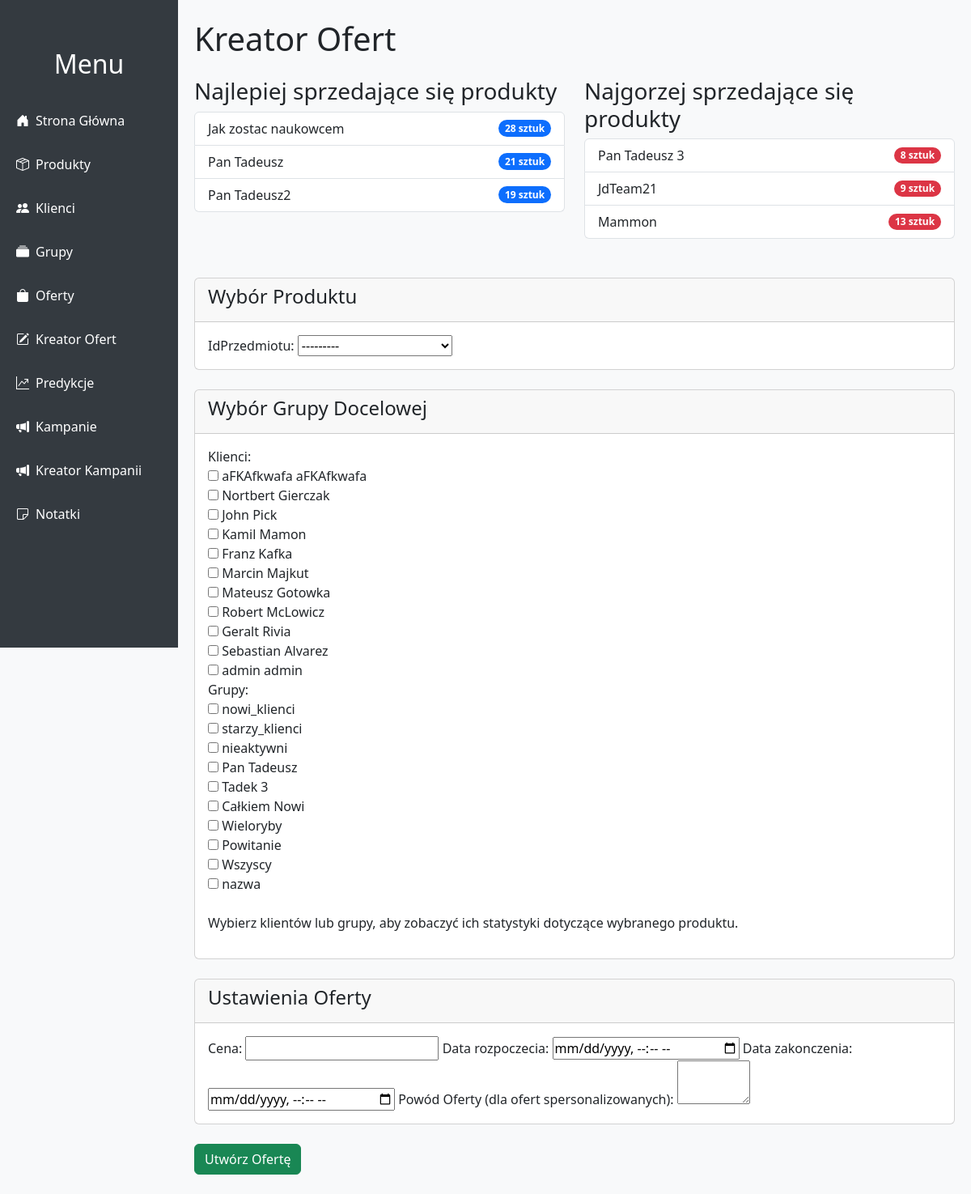
The page /kreator_ofert/ on the database its author committed.
### DjangoProject/models.py (models this page shows)
class Produkt(models.Model):
    id = models.AutoField(primary_key=True)
    nazwa = models.CharField(max_length=255)
    cena = models.DecimalField(max_digits=10, decimal_places=2)
    opis = models.TextField()
    producent = models.CharField(max_length=255)
    sciezka_do_zdjecia = models.CharField(max_length=255)
    def __str__(self):
        return self.nazwa

### DjangoProject/views.py (the view)
# urls.py: path('kreator_ofert/', views.kreator_ofert, name='kreator_ofert'),
def kreator_ofert(request):
    top_best_sellers = PozycjaZamowienia.objects.values('produkt__nazwa') \
                           .annotate(total_sztuk=Sum('ilosc')) \
                           .order_by('-total_sztuk')[:3]
    top_worst_sellers = PozycjaZamowienia.objects.values('produkt__nazwa') \
                            .annotate(total_sztuk=Sum('ilosc')) \
                            .order_by('total_sztuk')[:3]
    if request.method == 'POST':
        form = KreatorOfertaForm(request.POST)
        if form.is_valid():
            oferta = form.save(commit=False)
            oferta.save()
            for klient in form.cleaned_data['klienci']:
                oferta_spersonalizowana = OfertaSpersonalizowana(
                    idPrzedmiotu=oferta.idPrzedmiotu,
                    data_rozpoczecia=oferta.data_rozpoczecia,
                    data_zakonczenia=oferta.data_zakonczenia,
                    cena=oferta.cena,
                    idKlienta=klient,
                    powod=form.cleaned_data['powod']
                )
                oferta_spersonalizowana.save()
            for grupa in form.cleaned_data['grupy']:
                historia_ofert_grupowych = HistoriaOfertGrupowych(
                    przedmiot=oferta.idPrzedmiotu,
                    data_rozpoczecia=oferta.data_rozpoczecia,
                    data_zakonczenia=oferta.data_zakonczenia,
                    kwota=oferta.cena,
                    grupa=grupa
                )
                historia_ofert_grupowych.save()
            return redirect('oferty')  # Przekierowanie po utworzeniu oferty
    else:
        form = KreatorOfertaForm()
    context = {
        'top_best_sellers': top_best_sellers,
        'top_worst_sellers': top_worst_sellers,
        'form': form,
    }
    return render(request, 'kreator_ofert.html', context)

### DjangoProject/forms.py
class KreatorOfertaForm(forms.ModelForm):
    klienci = forms.ModelMultipleChoiceField(
        queryset=Klient.objects.all(),
        required=False,
        widget=forms.CheckboxSelectMultiple,
        label="Klienci"
    )
    grupy = forms.ModelMultipleChoiceField(
        queryset=Grupa.objects.all(),
        required=False,
        widget=forms.CheckboxSelectMultiple,
        label="Grupy"
    )
    powod = forms.CharField(
        max_length=255,
        required=False,
        widget=forms.Textarea(attrs={'rows': 2}),
        label="Powód Oferty (dla ofert spersonalizowanych)"
    )
    class Meta:
        model = Oferta
        fields = ['idPrzedmiotu', 'cena', 'data_rozpoczecia', 'data_zakonczenia']
        widgets = {
            'data_rozpoczecia': forms.DateTimeInput(attrs={'type': 'datetime-local'}),
            'data_zakonczenia': forms.DateTimeInput(attrs={'type': 'datetime-local'}),
        }

### DjangoProject/models.py (called while the page is built)
    def __str__(self):
        return f"{self.imie} {self.nazwisko}"

    def __str__(self):
        return self.get_nazwa_display() if self.is_predefined else self.nazwa

### templates/kreator_ofert.html (shortened to what this page needs)
{% extends 'base.html' %}
{% block content %}
<h1 class="mb-4">Kreator Ofert</h1>
<div class="row mb-5">
    <div class="col-md-6">
        <h3>Najlepiej sprzedające się produkty</h3>
        <ul class="list-group">
            {% for produkt in top_best_sellers %}
                <li class="list-group-item d-flex justify-content-between align-items-center">
                    {{ produkt.produkt__nazwa }}
                    <span class="badge bg-primary rounded-pill">{{ produkt.total_sztuk }} sztuk</span>
                </li>
            {% empty %}
                <li class="list-group-item">Brak danych.</li>
            {% endfor %}
        </ul>
    </div>
    <div class="col-md-6">
        <h3>Najgorzej sprzedające się produkty</h3>
        <ul class="list-group">
            {% for produkt in top_worst_sellers %}
                <li class="list-group-item d-flex justify-content-between align-items-center">
                    {{ produkt.produkt__nazwa }}
                    <span class="badge bg-danger rounded-pill">{{ produkt.total_sztuk }} sztuk</span>
                </li>
            {% empty %}
                <li class="list-group-item">Brak danych.</li>
            {% endfor %}
        </ul>
    </div>
</div>
<form method="post" id="kreatorOfertaForm">
    <div class="card mb-4">
        <div class="card-header">
            <h4>Wybór Produktu</h4>
        </div>
        <div class="card-body">
            {{ form.idPrzedmiotu.label_tag }}
            {{ form.idPrzedmiotu }}
        </div>
    </div>
    <div class="card mb-4">
        <div class="card-header">
            <h4>Wybór Grupy Docelowej</h4>
        </div>
        <div class="card-body">
            {{ form.klienci.label_tag }}
            {{ form.klienci }}
            {{ form.grupy.label_tag }}
            {{ form.grupy }}
            <div id="grupaInfo" class="mt-4">
                <p>Wybierz klientów lub grupy, aby zobaczyć ich statystyki dotyczące wybranego produktu.</p>
            </div>
        </div>
    </div>
    <div class="card mb-4">
        <div class="card-header">
            <h4>Ustawienia Oferty</h4>
        </div>
        <div class="card-body">
            {{ form.cena.label_tag }}
            {{ form.cena }}
            {{ form.data_rozpoczecia.label_tag }}
            {{ form.data_rozpoczecia }}
            {{ form.data_zakonczenia.label_tag }}
            {{ form.data_zakonczenia }}
            {{ form.powod.label_tag }}
            {{ form.powod }}
        </div>
    </div>
    <button type="submit" class="btn btn-success">Utwórz Ofertę</button>
</form>
{% endblock %}

### templates/base.html (style rules this page uses)
body { background-color: #f8f9fa; display: flex; margin: 0; overflow-x: hidden; }
textarea { max-width: 10%; width: 100%; box-sizing: border-box; }

### rows shown on the page
Produkt: produkt__nazwa "Pan Tadeusz 3", total_sztuk "8"
Produkt: produkt__nazwa "JdTeam21", total_sztuk "9"
Produkt: produkt__nazwa "Mammon", total_sztuk "13"

### other values the page prints
{{ produkt.produkt__nazwa }} "Jak zostac naukowcem" "Pan Tadeusz" "Pan Tadeusz2"
{{ produkt.total_sztuk }} "28" "21" "19"
